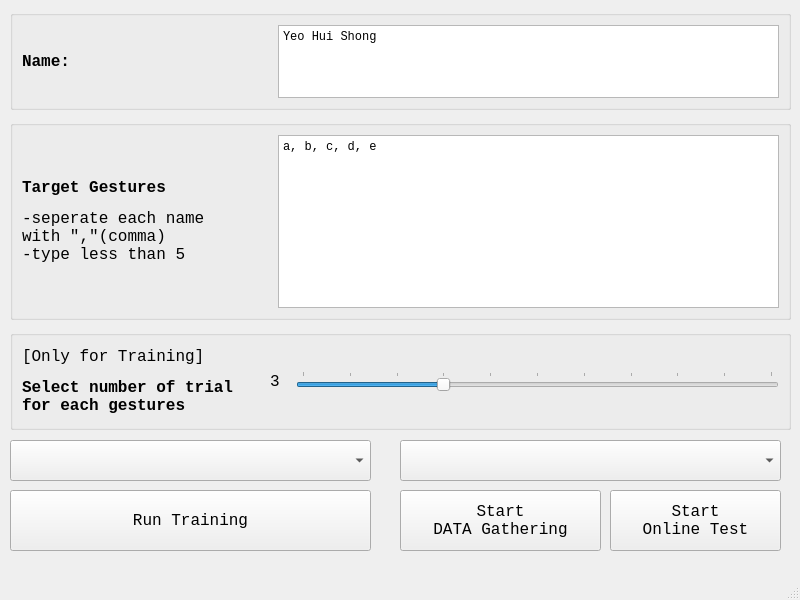
<?xml version="1.0" encoding="UTF-8"?>
<ui version="4.0">
 <class>MobileHCI18</class>
 <widget class="QMainWindow" name="MobileHCI18">
  <property name="geometry">
   <rect>
    <x>0</x>
    <y>0</y>
    <width>800</width>
    <height>600</height>
   </rect>
  </property>
  <property name="font">
   <font>
    <family>Consolas</family>
    <pointsize>12</pointsize>
   </font>
  </property>
  <property name="windowTitle">
   <string>AH'18 - Itchy Nose</string>
  </property>
  <widget class="QWidget" name="centralwidget">
   <widget class="QPushButton" name="trainingButton">
    <property name="geometry">
     <rect>
      <x>10</x>
      <y>490</y>
      <width>361</width>
      <height>61</height>
     </rect>
    </property>
    <property name="text">
     <string>Run Training</string>
    </property>
   </widget>
   <widget class="QPushButton" name="onlineStartButton">
    <property name="geometry">
     <rect>
      <x>610</x>
      <y>490</y>
      <width>171</width>
      <height>61</height>
     </rect>
    </property>
    <property name="text">
     <string>Start
Online Test</string>
    </property>
   </widget>
   <widget class="QGroupBox" name="inputsGroupBox">
    <property name="geometry">
     <rect>
      <x>10</x>
      <y>120</y>
      <width>781</width>
      <height>200</height>
     </rect>
    </property>
    <layout class="QHBoxLayout" name="horizontalLayout">
     <item>
      <widget class="QLabel" name="inputs_description">
       <property name="sizePolicy">
        <sizepolicy hsizetype="Preferred" vsizetype="Fixed">
         <horstretch>1</horstretch>
         <verstretch>1</verstretch>
        </sizepolicy>
       </property>
       <property name="text">
        <string>&lt;html&gt;&lt;head/&gt;&lt;body&gt;&lt;p&gt;&lt;span style=&quot; font-weight:600;&quot;&gt;Target Gestures&lt;/span&gt;&lt;/p&gt;&lt;p&gt;-seperate each name &lt;br/&gt;with &amp;quot;,&amp;quot;(comma)&lt;br/&gt;-type less than 5&lt;/p&gt;&lt;/body&gt;&lt;/html&gt;</string>
       </property>
      </widget>
     </item>
     <item>
      <widget class="QTextEdit" name="inputs_textEdit">
       <property name="sizePolicy">
        <sizepolicy hsizetype="MinimumExpanding" vsizetype="MinimumExpanding">
         <horstretch>2</horstretch>
         <verstretch>1</verstretch>
        </sizepolicy>
       </property>
       <property name="html">
        <string>&lt;!DOCTYPE HTML PUBLIC &quot;-//W3C//DTD HTML 4.0//EN&quot; &quot;http://www.w3.org/TR/REC-html40/strict.dtd&quot;&gt;
&lt;html&gt;&lt;head&gt;&lt;meta name=&quot;qrichtext&quot; content=&quot;1&quot; /&gt;&lt;style type=&quot;text/css&quot;&gt;
p, li { white-space: pre-wrap; }
&lt;/style&gt;&lt;/head&gt;&lt;body style=&quot; font-family:'Consolas'; font-size:12pt; font-weight:400; font-style:normal;&quot;&gt;
&lt;p style=&quot; margin-top:0px; margin-bottom:0px; margin-left:0px; margin-right:0px; -qt-block-indent:0; text-indent:0px;&quot;&gt;&lt;span style=&quot; font-family:'Gulim'; font-size:9pt;&quot;&gt;a, b, c, d, e&lt;/span&gt;&lt;/p&gt;&lt;/body&gt;&lt;/html&gt;</string>
       </property>
      </widget>
     </item>
    </layout>
   </widget>
   <widget class="QGroupBox" name="nameGroupBox">
    <property name="geometry">
     <rect>
      <x>10</x>
      <y>10</y>
      <width>781</width>
      <height>100</height>
     </rect>
    </property>
    <layout class="QHBoxLayout" name="horizontalLayout_3">
     <property name="spacing">
      <number>6</number>
     </property>
     <item>
      <widget class="QLabel" name="name_description">
       <property name="sizePolicy">
        <sizepolicy hsizetype="Preferred" vsizetype="Fixed">
         <horstretch>1</horstretch>
         <verstretch>1</verstretch>
        </sizepolicy>
       </property>
       <property name="text">
        <string>&lt;html&gt;&lt;head/&gt;&lt;body&gt;&lt;p&gt;&lt;span style=&quot; font-weight:600;&quot;&gt;Name:&lt;/span&gt;&lt;/p&gt;&lt;/body&gt;&lt;/html&gt;</string>
       </property>
      </widget>
     </item>
     <item>
      <widget class="QTextEdit" name="name_textEdit">
       <property name="sizePolicy">
        <sizepolicy hsizetype="MinimumExpanding" vsizetype="MinimumExpanding">
         <horstretch>2</horstretch>
         <verstretch>1</verstretch>
        </sizepolicy>
       </property>
       <property name="minimumSize">
        <size>
         <width>0</width>
         <height>0</height>
        </size>
       </property>
       <property name="html">
        <string>&lt;!DOCTYPE HTML PUBLIC &quot;-//W3C//DTD HTML 4.0//EN&quot; &quot;http://www.w3.org/TR/REC-html40/strict.dtd&quot;&gt;
&lt;html&gt;&lt;head&gt;&lt;meta name=&quot;qrichtext&quot; content=&quot;1&quot; /&gt;&lt;style type=&quot;text/css&quot;&gt;
p, li { white-space: pre-wrap; }
&lt;/style&gt;&lt;/head&gt;&lt;body style=&quot; font-family:'Consolas'; font-size:12pt; font-weight:400; font-style:normal;&quot;&gt;
&lt;p style=&quot; margin-top:0px; margin-bottom:0px; margin-left:0px; margin-right:0px; -qt-block-indent:0; text-indent:0px;&quot;&gt;&lt;span style=&quot; font-family:'Gulim'; font-size:9pt;&quot;&gt;Yeo Hui Shong&lt;/span&gt;&lt;/p&gt;&lt;/body&gt;&lt;/html&gt;</string>
       </property>
      </widget>
     </item>
    </layout>
   </widget>
   <widget class="QGroupBox" name="trialGourBox">
    <property name="geometry">
     <rect>
      <x>10</x>
      <y>330</y>
      <width>781</width>
      <height>100</height>
     </rect>
    </property>
    <layout class="QHBoxLayout" name="horizontalLayout_2">
     <item>
      <widget class="QLabel" name="trial_description">
       <property name="sizePolicy">
        <sizepolicy hsizetype="Preferred" vsizetype="Fixed">
         <horstretch>1</horstretch>
         <verstretch>1</verstretch>
        </sizepolicy>
       </property>
       <property name="text">
        <string>&lt;html&gt;&lt;head/&gt;&lt;body&gt;&lt;p&gt;[Only for Training]&lt;/p&gt;&lt;p&gt;&lt;span style=&quot; font-weight:600;&quot;&gt;Select number of trial &lt;br/&gt;for each gestures&lt;/span&gt;&lt;/p&gt;&lt;/body&gt;&lt;/html&gt;</string>
       </property>
      </widget>
     </item>
     <item>
      <widget class="QLabel" name="trialCount">
       <property name="sizePolicy">
        <sizepolicy hsizetype="Preferred" vsizetype="Preferred">
         <horstretch>0</horstretch>
         <verstretch>0</verstretch>
        </sizepolicy>
       </property>
       <property name="minimumSize">
        <size>
         <width>20</width>
         <height>0</height>
        </size>
       </property>
       <property name="statusTip">
        <string>0</string>
       </property>
       <property name="text">
        <string>3</string>
       </property>
      </widget>
     </item>
     <item>
      <widget class="QSlider" name="trialNumber_slider">
       <property name="sizePolicy">
        <sizepolicy hsizetype="Expanding" vsizetype="Fixed">
         <horstretch>2</horstretch>
         <verstretch>0</verstretch>
        </sizepolicy>
       </property>
       <property name="maximum">
        <number>10</number>
       </property>
       <property name="value">
        <number>3</number>
       </property>
       <property name="orientation">
        <enum>Qt::Horizontal</enum>
       </property>
       <property name="invertedAppearance">
        <bool>false</bool>
       </property>
       <property name="invertedControls">
        <bool>false</bool>
       </property>
       <property name="tickPosition">
        <enum>QSlider::TicksAbove</enum>
       </property>
       <property name="tickInterval">
        <number>1</number>
       </property>
      </widget>
     </item>
    </layout>
   </widget>
   <widget class="QPushButton" name="trainingStartButton">
    <property name="geometry">
     <rect>
      <x>400</x>
      <y>490</y>
      <width>201</width>
      <height>61</height>
     </rect>
    </property>
    <property name="text">
     <string>Start 
DATA Gathering</string>
    </property>
   </widget>
   <widget class="QComboBox" name="trainingDataSelection">
    <property name="geometry">
     <rect>
      <x>10</x>
      <y>440</y>
      <width>361</width>
      <height>41</height>
     </rect>
    </property>
    <property name="font">
     <font>
      <pointsize>9</pointsize>
     </font>
    </property>
   </widget>
   <widget class="QComboBox" name="chooseTemplate">
    <property name="geometry">
     <rect>
      <x>400</x>
      <y>440</y>
      <width>381</width>
      <height>41</height>
     </rect>
    </property>
    <property name="font">
     <font>
      <pointsize>9</pointsize>
     </font>
    </property>
   </widget>
  </widget>
  <widget class="QStatusBar" name="statusbar"/>
  <widget class="QMenuBar" name="menubar">
   <property name="geometry">
    <rect>
     <x>0</x>
     <y>0</y>
     <width>800</width>
     <height>21</height>
    </rect>
   </property>
  </widget>
 </widget>
 <resources/>
 <connections/>
</ui>
